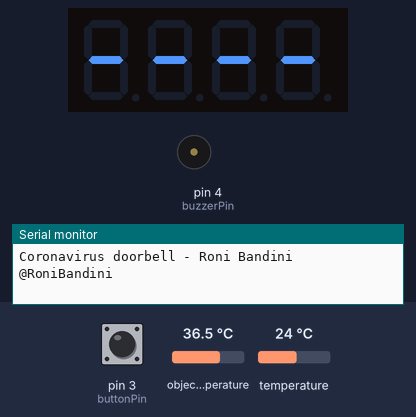
Bench run of a sketch on a simulated Arduino Uno, built with avr-gcc and run on an emulated ATmega328P. Shown: 4-digit seven-segment display, buzzer (waves = sounding), the last lines printed to the serial monitor. The test bench sets the inputs (shaded band); at power-on: pin 3 (buttonPin) HIGH, object temperature 36.5 °C, temperature 24 °C.

Above: at 5.2 s.
5.3 s: pin 3 (buttonPin) pulled LOW for 0.15 s
At 6.1 s:
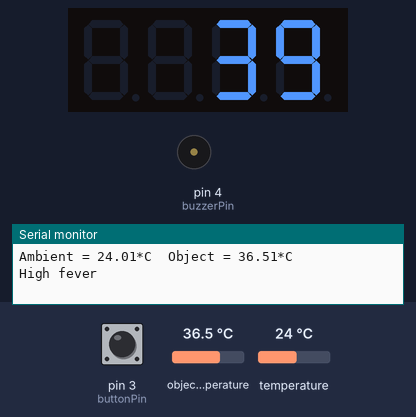
8.4 s: pin 3 (buttonPin) pulled LOW for 3.2 s
At 10.52 s:
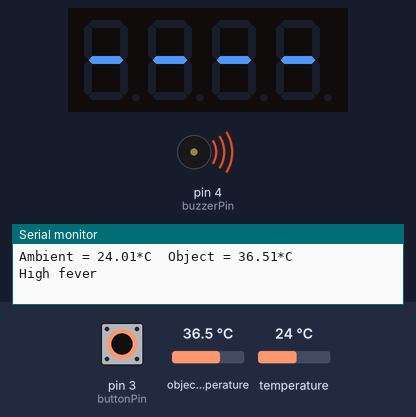
Timing chart, 0 to 12.1 s (numbered marks = the images above; inputs shaded):
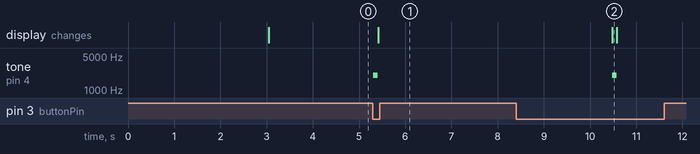

The sketch:

doorbell.ino
```cpp
/***************************************************
Coronavirus Doorbell
By Roni Bandini
March 2020
@RoniBandini
****************************************************/

 // IR Temp sensor SDA A4 SCL A5 GND 5V
 // 7 Seg Display Clock D12 D9 GND 5V
 // Buzzer GND y D4
 // Button GND y D3
 // MP3 Player GND 5V D10 D11

#include <Wire.h>
#include <Adafruit_MLX90614.h>
#include <TM1637Display.h>
#include "SoftwareSerial.h"

Adafruit_MLX90614 mlx = Adafruit_MLX90614();

// Mp3 player rx and tx
SoftwareSerial mySerial(10, 11);

#define CLK 12
#define DIO 9
#define buttonPin 3
#define buzzerPin 4

# define Start_Byte 0x7E
# define Version_Byte 0xFF
# define Command_Length 0x06
# define End_Byte 0xEF
# define Acknowledge 0x00
# define ACTIVATED LOW

int bodyTemperature=0;
int buttonValue=0;

// adjust sensor
int adjustTemp=3;

// Creates display object
TM1637Display display(CLK, DIO);

// All - in display
const uint8_t SEG_START[] = {
          SEG_G,            // -
           SEG_G, // -
          SEG_G,   // -
          SEG_G  // -
          };

void setup() {

  // button
  pinMode(buttonPin,INPUT_PULLUP);

   // Buzzer
  pinMode(buzzerPin, OUTPUT);

  Serial.begin(9600);

  Serial.println("Coronavirus doorbell - Roni Bandini @RoniBandini");


   // mp3 player
    mySerial.begin(9600);

    // nothing being played, just init
    playFirst();

   display.setBrightness(0x0f);

   display.setSegments(SEG_START);

   mlx.begin();

   delay(1000);


}

void loop() {

  // read button
  buttonValue = digitalRead(buttonPin);

  if (buttonValue == LOW) {

  beep();
  // button has been pressed

  Serial.print("Ambient = "); Serial.print(mlx.readAmbientTempC());
  Serial.print("*C\tObject = "); Serial.print(mlx.readObjectTempC()); Serial.println("*C");

  bodyTemperature=mlx.readObjectTempC();

  bodyTemperature=bodyTemperature+adjustTemp;

  // send to display
  display.showNumberDec(bodyTemperature, false,4);

  execute_CMD(0x0F,0x01,0x01);


  if (bodyTemperature>38) {
      Serial.println("High fever");
      execute_CMD(0x0F,0x01,0x02);
    }

  Serial.println();

  delay(5000);

  } // button pressed

   display.setSegments(SEG_START);

}


void beep(){
  tone(buzzerPin, 2000);
  delay(100);
  noTone(buzzerPin);
  }

  void playFirst()
{
  execute_CMD(0x3F, 0, 0); // query device
  delay(500);
  setVolume(25);
  delay(500);

}

void pause()
{
  execute_CMD(0x0E,0,0);
  delay(500);
}

void play()
{
  execute_CMD(0x0D,0,1);
  delay(500);
}

void playNext()
{
  execute_CMD(0x01,0,1);
  delay(500);
}

void playPrevious()
{
  execute_CMD(0x02,0,1);
  delay(500);
}

void setVolume(int volume)
{
  execute_CMD(0x06, 0, volume);
  delay(2000);
}

void execute_CMD(byte CMD, byte Par1, byte Par2)
// Excecute the command and parameters
{
// Calculate the checksum (2 bytes)
word checksum = -(Version_Byte + Command_Length + CMD + Acknowledge + Par1 + Par2);
// Build the command line
byte Command_line[10] = { Start_Byte, Version_Byte, Command_Length, CMD, Acknowledge,
Par1, Par2, highByte(checksum), lowByte(checksum), End_Byte};
//Send the command line to the module
for (byte k=0; k<10; k++)
{
mySerial.write( Command_line[k]);
}
}
```

Measured:
- after the input at 5.3 s, tone on pin 4 (buzzerPin): silent → 2000 Hz at once, → silent 0.10 s later; the display: changes after 0.11 s (image 1)
- after the input at 8.4 s, tone on pin 4 (buzzerPin): silent → 2000 Hz after 2.1 s, → silent 0.10 s later
